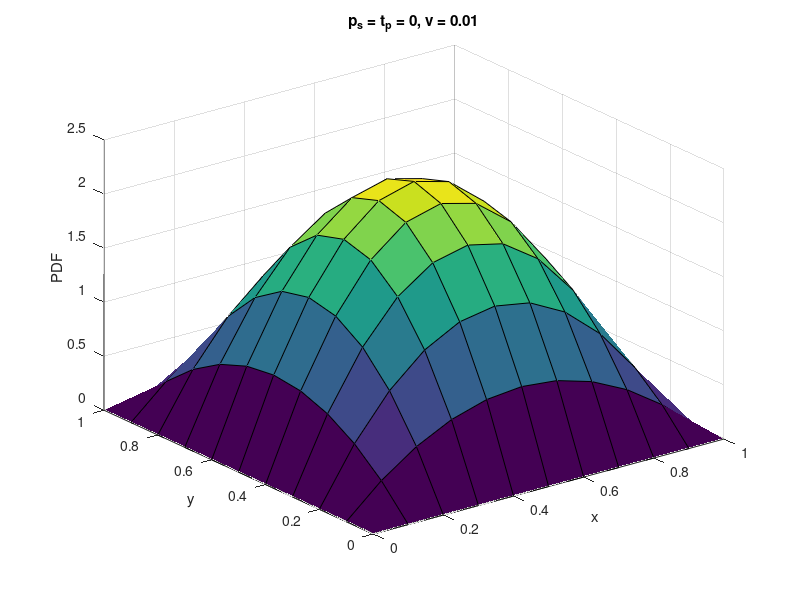
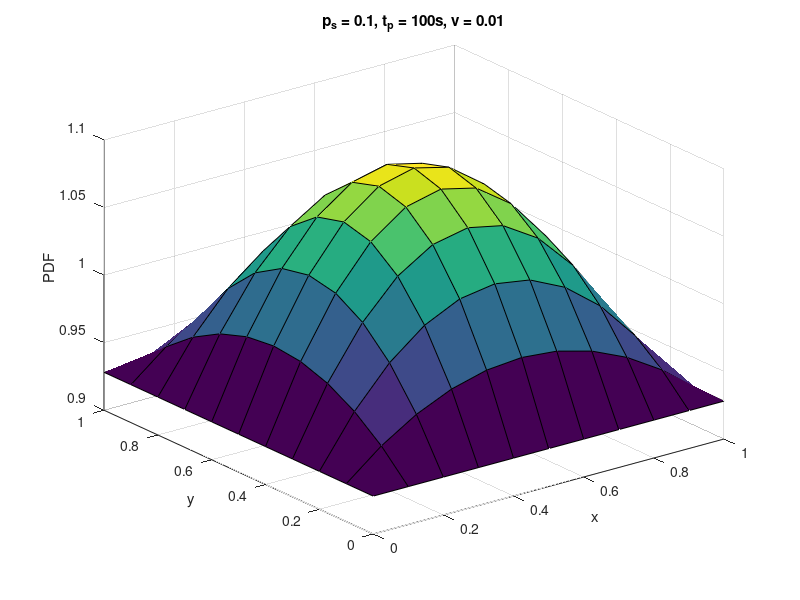
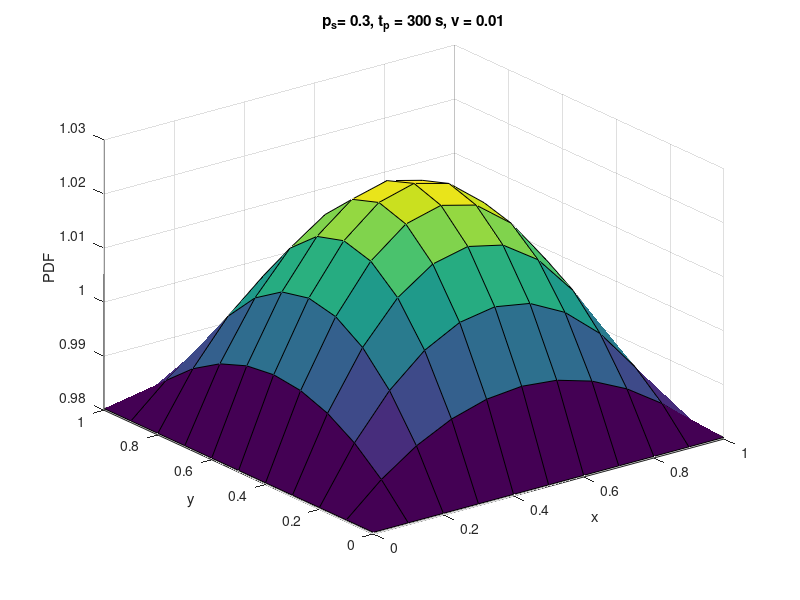

Write MATLAB code to recreate these figures, in order.
a = 1;
x = 0:0.1:a;
y = 0:0.1:a;
E_L = 0.521405*a;

% dist = 0:0.1:a;
% f_init = poisspdf(dist, 10);

ps = 0.1;
ps2 = 0.3;
v = 0.01*randi([5 15]);

init_x = makedist('Uniform','lower',0,'upper',a);
f_init_x = pdf(init_x, x);

init_y = makedist('Uniform','lower',0,'upper',a);
f_init_y = pdf(init_y, y);

f_init = f_init_x.*f_init_y;

%f_m = 9/(16*a^6)*(x.^2-a.^2).*(y.^2-a.^2);
%f_m = (-6/a^3*x.^2 + 6/a^2*x).*(-6/a^3*y.^2 + 6/a^2*y);

% tp = makedist('Uniform','lower',0,'upper',3);
% f_tp = pdf(tp,x);
% E_ftp = mean(f_tp);
% 
% tp2 = makedist('Uniform','lower',0,'upper',5);
% f_tp2 = pdf(tp2, x);
% E_ftp2 = mean(f_tp2);

tp = 100;
E_ftp = 100;

tp2 = 300;
E_ftp2 = 300;

pause_prob = 1/(1 + (E_L/(v*E_ftp)));
pause_prob2 = 1/(1 + (E_L/(v*E_ftp2)));

f_t = zeros(length(x),length(y));
f_t2 = zeros(length(x),length(y));
f_ntp = zeros(length(x),length(y));

for i=1:length(x)
    for j=1:length(y)
        f_m = (-6/a^3*x(i)^2 + 6/a^2*x(i))*(-6/a^3*y(j)^2 + 6/a^2*y(j));
        %f_m_ntp = 9/(16*a^6)*(x(i)^2-a^2)*(y(i)^2-a^2);
        f_x_temp = ps*f_init(i) + (1-ps)*pause_prob + (1-ps)*(1-pause_prob)*f_m;
        f_x_temp2 = ps2*f_init(i) + (1-ps2)*pause_prob2 + (1-ps2)*(1-pause_prob2)*f_m;
        f_t(i,j) = f_x_temp;
        f_t2(i,j) = f_x_temp2;
        f_ntp(i,j) = f_m;
    end
end

figure(1);
[X,Y] = meshgrid(x,y);
surf(X,Y,f_ntp);
title('p_s = t_p = 0, v = 0.01');
xlabel('x')
ylabel('y')
zlabel('PDF')

figure(2);
[X,Y] = meshgrid(x,y);
surf(X,Y,f_t);
title('p_s = 0.1, t_p = 100s, v = 0.01');
xlabel('x')
ylabel('y')
zlabel('PDF')

figure(3);
surf(X,Y,f_t2);
title('p_s= 0.3, t_p = 300 s, v = 0.01');
xlabel('x')
ylabel('y')
zlabel('PDF')


